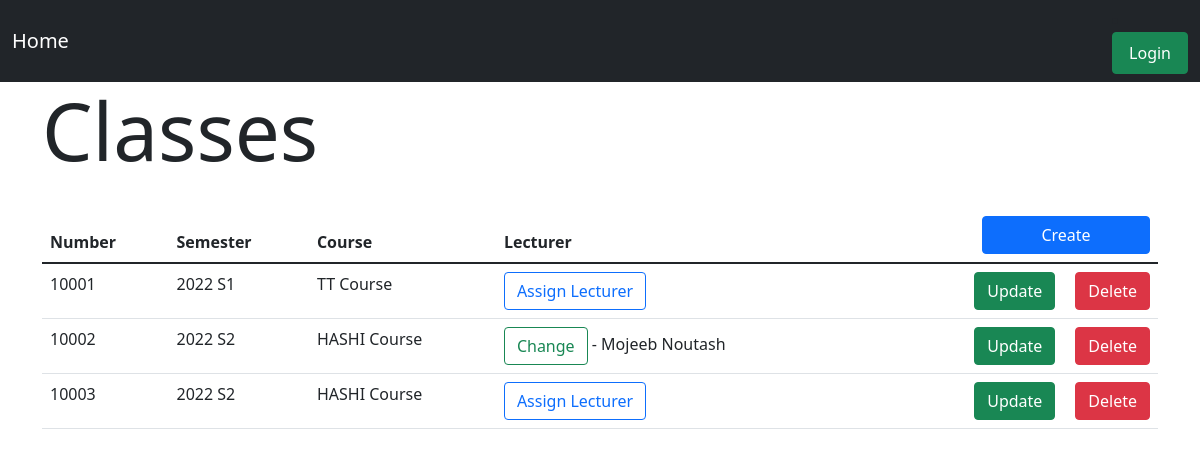
Page /classes on the earlier database version.
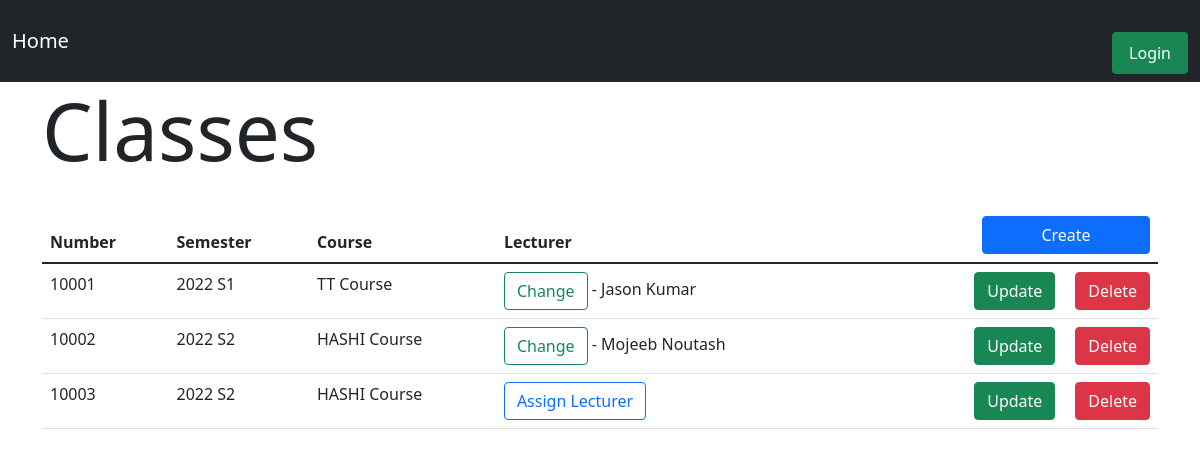
Same page on the later database version.
### gradebook/models.py (models this page shows, shortened)
class Class(models.Model):
    number = models.PositiveIntegerField(null=False, blank=False)
    semester = models.ForeignKey(Semester, on_delete=models.CASCADE)
    course = models.ForeignKey(Course, on_delete=models.CASCADE)
    lecturer = models.ForeignKey(Lecturer, on_delete=models.CASCADE, blank=True, null=True)

class Semester(models.Model):
    SEMESTERS = [
        ('S1', 'S1'),
        ('S2', 'S2'),
        ('S3', 'S3'),
        ('S4', 'S4')
    ]
    current_year = int(datetime.now().year)
    year = models.PositiveIntegerField(validators=[MinValueValidator(current_year)], default=current_year)
    semester = models.CharField(choices=SEMESTERS, max_length=2, default='S1')
    courses = models.ManyToManyField(Course, blank=True, null=True)
    def __str__(self):
        return str(self.year) + " " + str(self.semester)

class Course(models.Model):
    code = models.CharField(max_length=50, null=False, blank=False, unique=True)
    name = models.CharField(max_length=100, null=False, blank=False)
    def __str__(self):
        return self.name

class Lecturer(models.Model):
    user = models.OneToOneField(User, null=True, on_delete=models.CASCADE)
    staffID = models.PositiveIntegerField(null=False, blank=False, unique=True)
    firstName = models.CharField(max_length=100, null=False, blank=False)
    lastName = models.CharField(max_length=100, null=False, blank=False)
    email = models.EmailField(max_length=254, null=False, blank=False)
    course = models.ForeignKey(Course, on_delete=models.CASCADE)
    dateOfBirth = models.DateField(null=False, blank=False)

### gradebook/views.py (the view)
# urls.py: path('classes', ListClassesView.as_view(), name='list_classes'),
class ListClassesView(ListView):
    model = Class
    template_name = 'class/list_classes.html'

### gradebook/templates/class/list_classes.html (shortened to what this page needs)
{% extends "base.html" %}
{% block content %}
    <h1 class="display-1" style="margin-bottom: 30px">Classes</h1>
    <table class="table">
  <thead>
    <tr>
      <th scope="col">Number</th>
      <th scope="col">Semester</th>
      <th scope="col">Course</th>
      <th scope="col">Lecturer</th>
      <th><a href="{% url "create_class" %}" class="btn btn-primary" style="float: right;width: 168px">Create</a></td></th>
    </tr>
  </thead>
  <tbody>
  {% for class in object_list %}
    <tr>
      <td>{{ class.number }}</td>
      <td>{{ class.semester }}</td>
      <td>{{ class.course }}</td>
        {% if class.lecturer %}
            <td>
                <a href="{% url "assign_lecturer_to_class" class.id %}" class="btn btn-outline-success">Change</a> -
                {{ class.lecturer.firstName }} {{ class.lecturer.lastName }}
            </td>
        {% else %}
            <td><a href="{% url "assign_lecturer_to_class" class.id %}" class="btn btn-outline-primary">Assign Lecturer</a></td>
        {% endif %}
      <td>
          <a href="{% url "delete_class" class.id %}" class="btn btn-danger" style="float: right">Delete</a>
          <a href="{% url "update_class" class.id %}" class="btn btn-success" style="float: right; margin-right: 20px">Update</a>
      </td>
    </tr>
  {% endfor %}
  </tbody>
</table>
{% endblock %}

Differences in the rows shown:
changed Class "TT Course": lecturer.firstName (not shown) → "Jason"; lecturer.lastName (not shown) → "Kumar"; lecturer_id "Assign Lecturer" → "Change -"
